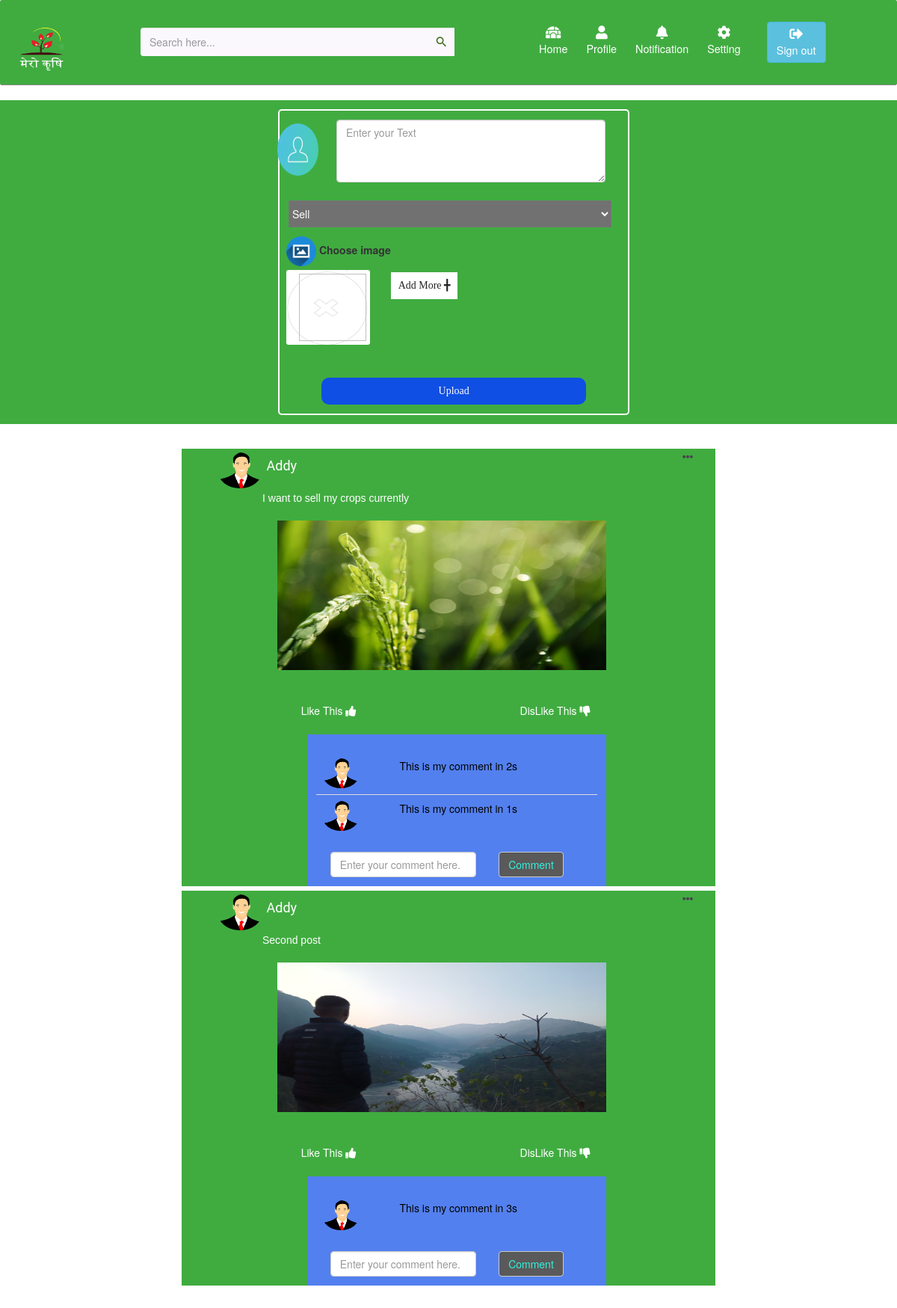
The app's page / (signed in), older data.
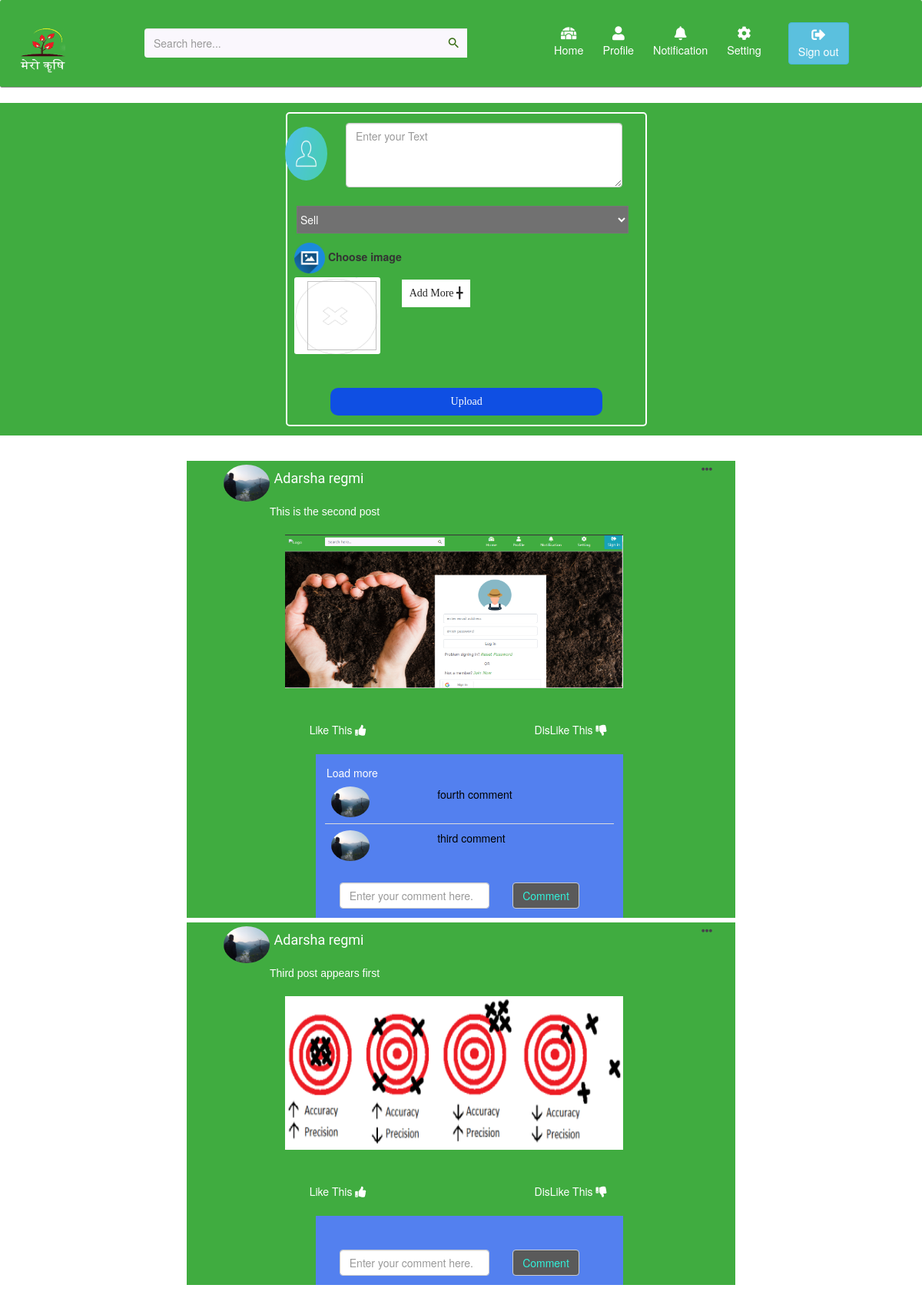
The same page, newer data.
### PostManagementSystem/models.py (models this page shows)
class POST(models.Model):
    post_date = models.DateField(auto_now=True)
    post_details = models.CharField(max_length=200)
    post_type = models.CharField(max_length=50)
    user = models.ForeignKey(User, on_delete=models.CASCADE)
    uploaded_picture = models.ImageField(upload_to='user/uploaded')

class Comment(models.Model):
    post = models.ForeignKey(POST, on_delete=models.CASCADE)
    user = models.ForeignKey(User, on_delete=models.CASCADE)
    text = models.TextField()

### UserManagementSystem/models.py (models this page shows)
class User(models.Model):
    user_id = models.CharField(max_length=30)
    user_email = models.EmailField()
    user_address = models.CharField(max_length=50)
    user_password = models.CharField(max_length=200)
    user_type = models.CharField(max_length=20)
    def profile_pic(self):
        return self.images.first()

class Images(models.Model):
    name = models.ForeignKey(User, on_delete=models.CASCADE, related_name='images')
    profile_picture = models.ImageField(upload_to='user/image_profile', storage=OverwriteStorage)

### PostManagementSystem/views.py (the view)
# urls.py: path('', create_post, name='create_post'),
def create_post(request):
    try:
        u = get_User(request)
        image = Images.objects.get(name_id=u.id)
        posts = get_list(request, POST.objects.all())
        dict_image = get_images()
        if not posts:
            return render(request, "homepage.html")
        comment_dict = post_to_dict(request, posts)
        data = {"user": request.session['id'], "posts": posts, "pp": image.profile_picture.url,
                "comments": comment_dict,
                "images": dict_image,
                "size": 3, 'temp': 0}
        return render(request, "homepage.html", data)
    except Exception as e:
        return render(request, "startpage.html")

### PostManagementSystem/views.py (called while the page is built)
def get_User(request):
    user = request.session['id']
    return User.objects.get(id=user)

def get_list(request, L):
    page = request.GET.get('page', 1)
    paginator = Paginator(L, 2)
    try:
        p = paginator.page(page)
    except PageNotAnInteger:
        p = paginator.page(1)
    except EmptyPage:
        p = paginator.page(paginator.num_pages)
    return p

def get_images():
    dict = {}
    images = Images.objects.all()
    for image in images:
        dict[image.name_id] = image.profile_picture
    return dict

def post_to_dict(request, posts):
    dic = {}
    for post in posts:
        temp = Comment.objects.filter(post_id=post.id).order_by('-id')
        dic[post.id] = get_list(request, temp)
    return dic

### PostManagementSystem/templates/homepage.html (shortened to what this page needs)
{% extends 'base.html' %}
{% load static %}
{% load custom_tags %}
{% block import %}
    <link rel="stylesheet" href="{% static  'css/homepage.css' %}">
    {% include 'Base/importing.html' %}
{% endblock %}
{% block body %}
    <div class="upload_class" id="upload_form">
        <form class="upload_form" method="post" enctype="multipart/form-data" action="post">
            <div class="row">
                <img src="{% static 'images/user.png' %}" width="55px" height="70px" id="img">
                <textarea id="uploadingtext" type="text" placeholder="Enter your Text" class="form-control"
                          name="text"></textarea>
                <br>
            </div>
            <select name="type" id="tag" required>
                <option value="Sell">Sell</option>
            </select>
            <br>
            <div class="row" id="roww">
                <div v-for="n in count">
                    <label for="inputimage"><img src="{% static "images/uploadpic.png" %}" width="40px"
                                                 height="40px"> Choose image</label>
                    <div id="preview">
                        <img v-if="url" :src="url" width="90px" height="90px"/>
                    </div>
                </div>
                <input type="button" class="AddMore" value="Add More &#9547" v-on:click="count+=1">
            </div>
            <br>
            <input type="submit" value="Upload" class="AddMore" id="uploadingbtn">
        </form>
    </div>
    <div id="posts-html">
        {% include 'Base/post.html' %}
    </div>
{% endblock %}

### PostManagementSystem/templates/Base/post.html (shortened to what this page needs)
<div class="album py-5">
    <div id="post-container">
        <div class="infinite-container">
            {% for post in posts %}
                <div class="infinite-item">
                    <div id="show_post">
                        <div class="data">
                            <div class="row">
                                <div class="col-1">
                                    <img src="{{ post.user.profile_pic.profile_picture }}" width="90px"
                                         height="40px"
                                         class="img">
                                </div>
                            <div class="col-4"> <p>{{ post.user.user_id }}</p></div>
                                <div class="col-7">
                                    {% if post.user.id == user %}
                                        <div class="float-right" style="margin-left: 40vw;" class="ModalId">
                                            <a style="color: #46434B;" class="showpost" href="#post{{ post.id }}"><i
                                                    class="fas fa-ellipsis-h"></i></a>
                                        </div>
                                    {% endif %}
                                </div>
                            </div>
                            <div id="content">
                                {{ post.post_details }}<br>
                                <img src="{{ post.uploaded_picture }}" class="img">
                            </div>
                            <div class="like-container">
                                <div class="row">
                                    <div class="col-sm">
                                        <a class="likebutton" id="like{{ post.id }}" href="#"
                                           data-catid="{{ post.id }}">Like This <i class="fas fa-thumbs-up"></i></a>
                                    </div>
                                    <div class="col-sm">
                                        <a class="Dislikebutton" id="dislike{{ post.id }}" href="#"
                                           data-catid="{{ post.id }}">DisLike This <i
                                                class="fas fa-thumbs-down"></i></a>
                                    </div>
                                </div>
                            </div>
                            <div>
                                {% include 'comment.html' %}
                            </div>
                        </div>
                    </div>
                </div>
            {% endfor %}
        </div>
    </div>
</div>

### PostManagementSystem/templates/comment.html (shortened to what this page needs)
{% load custom_tags %}
<div class="comment">
    <div class="show-comment">
        <table class="table">
            {% with value=post.id %}
                {% for key,comlist in comments.items %}
                    {% if key == value %}
                        {% for comment in comlist %}
                            <thead>
                            <tr>
                                <td>
                                    <img src="{{ comment.user.profile_pic.profile_picture }}" width="50px"
                                         height="40px"
                                         style="border-radius: 50%;">
                                </td>
                                <td>
                                    {{ comment.text }}
                                </td>
                            </tr>
                            </thead>
                        {% endfor %}
                        <div class="Load-comments-div">
                            {% if comlist.paginator.num_pages > 1 %}
                                <div class="float-left">
                                    <a href="#" id="load-more{{ post.id }}"
                                       class="load-more-comments"
                                       data-catid="{{ post.id }}"
                                       data-page="{{ 1 }}"
                                       style=" color: white; border-style: none;">Load
                                        more</a>
                                </div>
                            {% endif %}
                        </div>
                    {% endif %}
                {% endfor %}
                </table>
            {% endwith %}
    </div>
    <div id="comment-section">
        <form method="POST" class="form-inline" action="comment_save/{{ post.id }}">
            <div class="row">
                <div class="col-8">
                    <input type="text" class="form-control" placeholder="Enter your comment here." name="comment">
                </div>
                <div class="col-4">
                    <input type="submit" style="background-color: #5a5a5a; color: #31f3dc;" class="form-control"
                           value="Comment">
                </div>
            </div>
        </form>
    </div>
</div>

Row changes from the older to the newer data that the page shows:
removed POST: user.profile_pic.profile_picture (picture), user.user_id "Addy", post_details "I want to sell my crops currently", uploaded_picture (picture)
removed Comment: user.profile_pic.profile_picture (picture), text "This is my comment in 2s"
removed Comment: user.profile_pic.profile_picture (picture), text "This is my comment in 1s"
removed POST: user.profile_pic.profile_picture (picture), user.user_id "Addy", post_details "Second post", uploaded_picture (picture)
no longer on this page (row edited): Comment: user.profile_pic.profile_picture (picture), text "This is my comment in 3s"
added POST: user.profile_pic.profile_picture (picture), user.user_id "Adarsha regmi", post_details "This is the second post", uploaded_picture (picture)
added Comment: user.profile_pic.profile_picture (picture), text "fourth comment"
added Comment: user.profile_pic.profile_picture (picture), text "third comment"
added POST: user.profile_pic.profile_picture (picture), user.user_id "Adarsha regmi", post_details "Third post appears first", uploaded_picture (picture)
